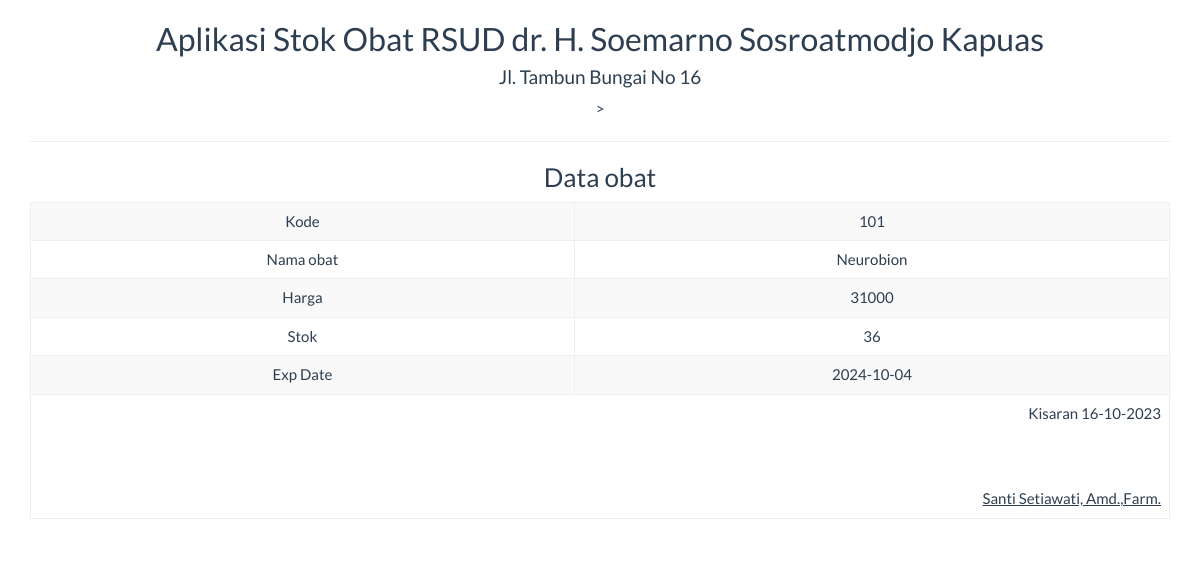
The app's page /report/obat_satu.php?kode=101 with its own data.
### tables this page shows
CREATE TABLE `tbl_obat` (
  `kode` int(20) NOT NULL,
  `nama_obat` varchar(50) NOT NULL,
  `harga` int(20) NOT NULL,
  `stok` int(10) NOT NULL,
  `exp_date` date NOT NULL
);

### report/obat_satu.php (the view, shortened to what this page needs)
<!DOCTYPE html>
<html>
    <head>
        <link href="../Assets/css/bootstrap.min.css" rel="stylesheet" type="text/css"/>
    </head>
    <body onload="print()">
        <?php
        include '../config/koneksi.php';
        $sql = "SELECT * FROM tbl_obat WHERE kode='" . $_GET ['kode'] . "'";
        $query = mysqli_query($koneksi, $sql) or die("SQL Detail error");
        $data = mysqli_fetch_array($query);
        ?>
        <div class="container">
            <div class='row'>
                <div class="col-sm-12">
                    <div class="text-center">
                        <h2>Aplikasi Stok Obat RSUD dr. H. Soemarno Sosroatmodjo Kapuas</h2>
                        <h4>Jl. Tambun Bungai No 16</h4>>
                        <hr>
                        <h3>Data obat</h3>
                        <table class="table table-bordered table-striped table-hover">
                            <tbody>
								<tr>
                                    <td>Kode</td> <td><?= $data['kode'] ?></td>
                                </tr>
                                <tr>
                                    <td>Nama obat</td> <td><?= $data['nama_obat'] ?></td>
                                </tr>
								<tr>
                                    <td>Harga</td> <td><?= $data['harga'] ?></td>
                                </tr>
								<tr>
                                    <td>Stok</td> <td><?= $data['stok'] ?></td>
                                </tr>
                                <tr>
                                    <td>Exp Date</td> <td><?= $data['exp_date'] ?></td>
                                </tr>
                            </tbody>
                            <tfoot>
                                <tr>
                                    <td colspan="2" class="text-right">
                                        Kisaran  <?= date("d-m-Y") ?>
                                        <br><br><br><br>
                                        <u>Santi Setiawati, Amd.,Farm.<strong></u><br>
									</td>
								</tr>
							</tfoot>
                        </table>
                    </div>
                </div>
            </div>
    </body>
</html>

### records on screen
tbl_obat: kode "101", nama_obat "Neurobion", harga "31000", stok "36", exp_date "2024-10-04"
